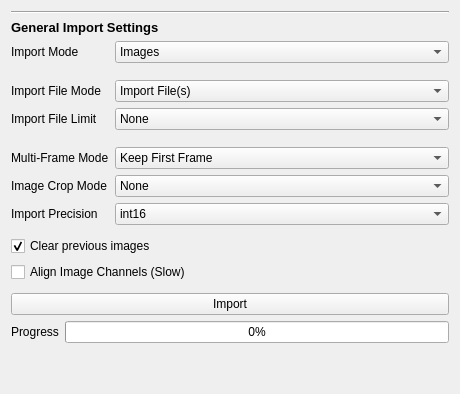
  <widget class="QWidget" name="import_tab">
   <attribute name="title">
    <string>Import</string>
   </attribute>
   <layout class="QVBoxLayout" name="verticalLayout">
    <item>
     <widget class="Line" name="line_11">
      <property name="orientation">
       <enum>Qt::Horizontal</enum>
      </property>
     </widget>
    </item>
    <item>
     <widget class="QLabel" name="label_37">
      <property name="font">
       <font>
        <pointsize>10</pointsize>
        <weight>75</weight>
        <bold>true</bold>
       </font>
      </property>
      <property name="text">
       <string>General Import Settings</string>
      </property>
     </widget>
    </item>
    <item>
     <layout class="QFormLayout" name="formLayout_8">
      <item row="1" column="0">
       <widget class="QLabel" name="label_27">
        <property name="text">
         <string>Import Mode</string>
        </property>
       </widget>
      </item>
      <item row="1" column="1">
       <widget class="QComboBox" name="import_mode">
        <item>
         <property name="text">
          <string>Images</string>
         </property>
        </item>
        <item>
         <property name="text">
          <string>NanoImager Data</string>
         </property>
        </item>
        <item>
         <property name="text">
          <string>ScanR Data</string>
         </property>
        </item>
        <item>
         <property name="text">
          <string>ImageJ files(s)</string>
         </property>
        </item>
        <item>
         <property name="text">
          <string>Mask (.tif) Segmentation(s)</string>
         </property>
        </item>
        <item>
         <property name="text">
          <string>Cellpose (.npy) Segmentation(s)</string>
         </property>
        </item>
        <item>
         <property name="text">
          <string>Oufti (.mat) Segmentation(s)</string>
         </property>
        </item>
        <item>
         <property name="text">
          <string>JSON (.txt) Segmentation(s)</string>
         </property>
        </item>
       </widget>
      </item>
      <item row="2" column="1">
       <spacer name="verticalSpacer_16">
        <property name="orientation">
         <enum>Qt::Vertical</enum>
        </property>
        <property name="sizeType">
         <enum>QSizePolicy::Minimum</enum>
        </property>
        <property name="sizeHint" stdset="0">
         <size>
          <width>334</width>
          <height>5</height>
         </size>
        </property>
       </spacer>
      </item>
      <item row="3" column="0">
       <widget class="QLabel" name="label_51">
        <property name="text">
         <string>Import File Mode</string>
        </property>
       </widget>
      </item>
      <item row="3" column="1">
       <widget class="QComboBox" name="import_filemode">
        <item>
         <property name="text">
          <string>Import File(s)</string>
         </property>
        </item>
        <item>
         <property name="text">
          <string>Import Directory</string>
         </property>
        </item>
       </widget>
      </item>
      <item row="4" column="0">
       <widget class="QLabel" name="import_limit_label">
        <property name="text">
         <string>Import File Limit</string>
        </property>
       </widget>
      </item>
      <item row="4" column="1">
       <widget class="QComboBox" name="import_limit">
        <property name="currentIndex">
         <number>6</number>
        </property>
        <item>
         <property name="text">
          <string>1</string>
         </property>
        </item>
        <item>
         <property name="text">
          <string>5</string>
         </property>
        </item>
        <item>
         <property name="text">
          <string>10</string>
         </property>
        </item>
        <item>
         <property name="text">
          <string>20</string>
         </property>
        </item>
        <item>
         <property name="text">
          <string>50</string>
         </property>
        </item>
        <item>
         <property name="text">
          <string>100</string>
         </property>
        </item>
        <item>
         <property name="text">
          <string>None</string>
         </property>
        </item>
       </widget>
      </item>
      <item row="5" column="1">
       <spacer name="verticalSpacer_17">
        <property name="orientation">
         <enum>Qt::Vertical</enum>
        </property>
        <property name="sizeType">
         <enum>QSizePolicy::Minimum</enum>
        </property>
        <property name="sizeHint" stdset="0">
         <size>
          <width>334</width>
          <height>5</height>
         </size>
        </property>
       </spacer>
      </item>
      <item row="6" column="0">
       <widget class="QLabel" name="label_30">
        <property name="text">
         <string>Multi-Frame Mode</string>
        </property>
       </widget>
      </item>
      <item row="6" column="1">
       <widget class="QComboBox" name="import_multiframe_mode">
        <item>
         <property name="text">
          <string>Keep First Frame</string>
         </property>
        </item>
        <item>
         <property name="text">
          <string>Keep Brightest Frame</string>
         </property>
        </item>
        <item>
         <property name="text">
          <string>Average Frames</string>
         </property>
        </item>
        <item>
         <property name="text">
          <string>Sum Frames</string>
         </property>
        </item>
       </widget>
      </item>
      <item row="7" column="0">
       <widget class="QLabel" name="label_22">
        <property name="text">
         <string>Image Crop Mode</string>
        </property>
       </widget>
      </item>
      <item row="7" column="1">
       <widget class="QComboBox" name="import_crop_mode">
        <item>
         <property name="text">
          <string>None</string>
         </property>
        </item>
        <item>
         <property name="text">
          <string>Crop Left Half</string>
         </property>
        </item>
        <item>
         <property name="text">
          <string>Crop Right Half</string>
         </property>
        </item>
        <item>
         <property name="text">
          <string>Crop Brightest Half</string>
         </property>
        </item>
       </widget>
      </item>
      <item row="8" column="0">
       <widget class="QLabel" name="label_21">
        <property name="text">
         <string>Import Precision</string>
        </property>
       </widget>
      </item>
      <item row="8" column="1">
       <widget class="QComboBox" name="import_precision">
        <property name="currentIndex">
         <number>1</number>
        </property>
        <item>
         <property name="text">
          <string>int8</string>
         </property>
        </item>
        <item>
         <property name="text">
          <string>int16</string>
         </property>
        </item>
        <item>
         <property name="text">
          <string>int32</string>
         </property>
        </item>
        <item>
         <property name="text">
          <string>native</string>
         </property>
        </item>
       </widget>
      </item>
     </layout>
    </item>
    <item>
     <spacer name="verticalSpacer_15">
      <property name="orientation">
       <enum>Qt::Vertical</enum>
      </property>
      <property name="sizeType">
       <enum>QSizePolicy::Minimum</enum>
      </property>
      <property name="sizeHint" stdset="0">
       <size>
        <width>334</width>
        <height>5</height>
       </size>
      </property>
     </spacer>
    </item>
    <item>
     <layout class="QGridLayout" name="gridLayout_9">
      <item row="0" column="0">
       <widget class="QCheckBox" name="import_clear_previous">
        <property name="text">
         <string>Clear previous images</string>
        </property>
        <property name="checked">
         <bool>true</bool>
        </property>
       </widget>
      </item>
      <item row="2" column="0">
       <widget class="QCheckBox" name="import_align">
        <property name="text">
         <string>Align Image Channels (Slow)</string>
        </property>
        <property name="checked">
         <bool>false</bool>
        </property>
       </widget>
      </item>
     </layout>
    </item>
    <item>
     <spacer name="verticalSpacer_14">
      <property name="orientation">
       <enum>Qt::Vertical</enum>
      </property>
      <property name="sizeType">
       <enum>QSizePolicy::Minimum</enum>
      </property>
      <property name="sizeHint" stdset="0">
       <size>
        <width>334</width>
        <height>5</height>
       </size>
      </property>
     </spacer>
    </item>
    <item>
     <widget class="QPushButton" name="import_import">
      <property name="text">
       <string>Import</string>
      </property>
     </widget>
    </item>
    <item>
     <layout class="QFormLayout" name="formLayout_14">
      <item row="0" column="0">
       <widget class="QLabel" name="label_36">
        <property name="text">
         <string>Progress</string>
        </property>
       </widget>
      </item>
      <item row="0" column="1">
       <widget class="QProgressBar" name="import_progressbar">
        <property name="value">
         <number>0</number>
        </property>
       </widget>
      </item>
     </layout>
    </item>
    <item>
     <spacer name="verticalSpacer">
      <property name="orientation">
       <enum>Qt::Vertical</enum>
      </property>
      <property name="sizeHint" stdset="0">
       <size>
        <width>20</width>
        <height>40</height>
       </size>
      </property>
     </spacer>
    </item>
   </layout>
  </widget>
